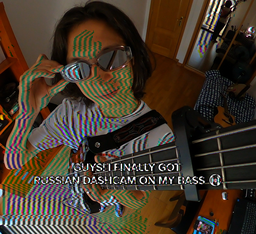
#> input picture test2.png, 256 x 234 px, shrunk from 808 x 739 before the run
$ python sonolize.py
#> lines starting #> are read from the running program, lines starting #| are printed output that depends on the picture
from copy import deepcopy
import numpy
from PIL import Image
import PIL.PyAccess
import numpy as np
import enum
from scipy.fftpack import fft


class ScanType(enum.Enum):
    HORIZONTAL = 0
    VERTICAL = 1
    RADIAL = 2

def byte_validate(n: int):
    if n < 0:
        return 0
    elif n > 255:
        return 255
    else:
        return n

class Delay:

    def __init__(self, delay_time: float = 0, volume : float = .5, sample_rate: int = 100):
        self.delay_time = delay_time
        self.sample_rate = sample_rate
        self.dr = delay_time*sample_rate
        self.volume = volume

    def __call__(self, input_audio: numpy.ndarray):
        cur_audio = deepcopy(input_audio)
        for peak_i in range(self.dr, input_audio.shape[0]):
            cur_audio[peak_i] = byte_validate(int(input_audio[peak_i] + input_audio[peak_i - self.dr]*self.volume))
        return cur_audio

class Compressor:

    def __init__(self, attack_time: float = 0, release_time: float = 0, threshold : float = .5, ratio: float = 1, sample_rate: int = 100):
        self.attack_time = attack_time
        self.release_time = release_time
        self.sample_rate = sample_rate
        self.ar = attack_time*sample_rate
        self.rr = release_time * sample_rate
        self.threshold = threshold*255
        self.ratio = ratio


    def __call__(self, input_audio: numpy.ndarray):
        cur_audio = deepcopy(input_audio)
        is_triggered = False
        for peak_i in range(input_audio.shape[0] - self.ar):
            if cur_audio[peak_i] >= self.threshold and (peak_i+1)%4:
                cur_audio[peak_i + self.ar] = byte_validate(int(cur_audio[peak_i + self.ar]/self.ratio))
        return cur_audio


class Chain:

    def __init__(self, effects: list = []):
        self.effects = effects

    def __call__(self, input_stream):
        current_stream = input_stream
        for effect in self.effects:
            current_stream = effect(current_stream)
        return current_stream

class Sonolize:

    def _scan_image(self):
        if self.scan_type == ScanType.HORIZONTAL:
            scan = self.pixels.reshape((self._depth * self._width * self._height), order='A')
        if self.scan_type == ScanType.VERTICAL:
            scan = self.pixels.reshape((self._depth * self._width * self._height), order='F')
        return scan

    def _unscan_image(self):
        if self.scan_type == ScanType.HORIZONTAL:
            unscan = self.scan.reshape((self._height,self._width,  self._depth), order='A')
        if self.scan_type == ScanType.VERTICAL:
            unscan = self.scan.reshape(( self._height,self._width, self._depth), order='F')
        return unscan

    def __init__(self, image_directory, scan_type=ScanType.HORIZONTAL, lock_alpha = True):
        with Image.open(image_directory) as img:
            self.pixels = np.asarray(img)
            if lock_alpha and self.pixels.shape[2] == 4:
                self.pixels = np.delete(self.pixels, 3, 2)
            self._depth = self.pixels.shape[2]
            self._width = img.width
            self._height = img.height
        self.scan_type = scan_type
        self.scan = self._scan_image()

    def _save(self):
        Image.fromarray(self.pixels).save('test1.png')


    @property
    def depth(self):
        return self._depth

    @property
    def height(self):
        return self._height

    @property
    def width(self):
        return self._width

d1 = Chain([Delay(1, 0.2, 10),Compressor(6, 0.2, 0.3, 10, 10),Compressor(1, 0.2, 0.9, 10, 1),])

lol = Sonolize("test2.png", scan_type=ScanType.VERTICAL, lock_alpha=False)
#> in __init__, img is the input picture: PIL image 256x234 RGB; mean R, G, B 68.5, 55.8, 42.8
print(lol.pixels[0])
#> (printed output is left out)
lol.scan = d1(lol.scan)

lol.pixels = lol._unscan_image()
#> in _unscan_image, `unscan = self.scan.reshape(( self._height,self._width, self._depth), o..`:
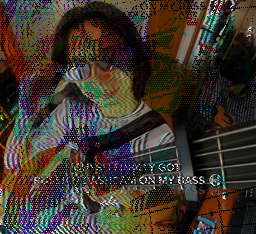
#> unscan: shape (234, 256, 3); mean of channels 0, 1, 2 61.9, 53, 42.5; drawn as R, G, B
lol._save()

"""a = [0,101,-100, 1000, 10]
b = fft(a)
print(b)"""

$ run again, with test3.png copied over test2.png
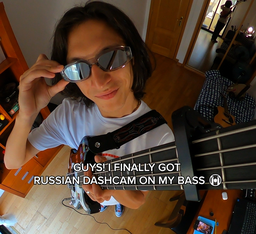
#> input picture test3.png, 256 x 234 px, shrunk from 808 x 739 before the run
#> in __init__, img is the input picture: PIL image 256x234 RGBA; mean R, G, B, A 84.7, 64.6, 50.1, 255
#> (printed output is left out)
#> in _unscan_image, `unscan = self.scan.reshape(( self._height,self._width, self._depth), o..`:
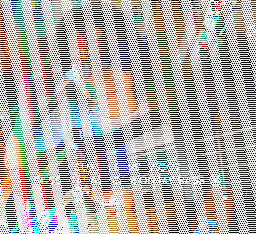
#> unscan: shape (234, 256, 4); mean of channels 0, 1, 2, 3 73.5, 58.8, 47.5, 111.3; transparent parts drawn white
